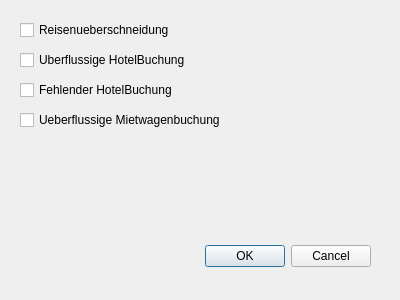
<?xml version="1.0" encoding="UTF-8"?>
<ui version="4.0">
 <class>ConsistencyCheck</class>
 <widget class="QDialog" name="ConsistencyCheck">
  <property name="geometry">
   <rect>
    <x>0</x>
    <y>0</y>
    <width>400</width>
    <height>300</height>
   </rect>
  </property>
  <property name="windowTitle">
   <string>Dialog</string>
  </property>
  <widget class="QDialogButtonBox" name="buttonBox">
   <property name="geometry">
    <rect>
     <x>30</x>
     <y>240</y>
     <width>341</width>
     <height>32</height>
    </rect>
   </property>
   <property name="orientation">
    <enum>Qt::Horizontal</enum>
   </property>
   <property name="standardButtons">
    <set>QDialogButtonBox::Cancel|QDialogButtonBox::Ok</set>
   </property>
  </widget>
  <widget class="QCheckBox" name="reisenuberschneidungCheckBox">
   <property name="geometry">
    <rect>
     <x>20</x>
     <y>20</y>
     <width>171</width>
     <height>20</height>
    </rect>
   </property>
   <property name="text">
    <string>Reisenueberschneidung</string>
   </property>
  </widget>
  <widget class="QCheckBox" name="ueberflussigeHotelCheckBox">
   <property name="geometry">
    <rect>
     <x>20</x>
     <y>50</y>
     <width>191</width>
     <height>20</height>
    </rect>
   </property>
   <property name="text">
    <string>Uberflussige HotelBuchung</string>
   </property>
  </widget>
  <widget class="QCheckBox" name="fehlenderHotelCheckBox">
   <property name="geometry">
    <rect>
     <x>20</x>
     <y>80</y>
     <width>191</width>
     <height>20</height>
    </rect>
   </property>
   <property name="text">
    <string>Fehlender HotelBuchung</string>
   </property>
  </widget>
  <widget class="QCheckBox" name="UeberflussigeMietwagenBuchungCheckBox">
   <property name="geometry">
    <rect>
     <x>20</x>
     <y>110</y>
     <width>231</width>
     <height>20</height>
    </rect>
   </property>
   <property name="text">
    <string>Ueberflussige Mietwagenbuchung</string>
   </property>
  </widget>
 </widget>
 <resources/>
 <connections>
  <connection>
   <sender>buttonBox</sender>
   <signal>accepted()</signal>
   <receiver>ConsistencyCheck</receiver>
   <slot>accept()</slot>
   <hints>
    <hint type="sourcelabel">
     <x>248</x>
     <y>254</y>
    </hint>
    <hint type="destinationlabel">
     <x>157</x>
     <y>274</y>
    </hint>
   </hints>
  </connection>
  <connection>
   <sender>buttonBox</sender>
   <signal>rejected()</signal>
   <receiver>ConsistencyCheck</receiver>
   <slot>reject()</slot>
   <hints>
    <hint type="sourcelabel">
     <x>316</x>
     <y>260</y>
    </hint>
    <hint type="destinationlabel">
     <x>286</x>
     <y>274</y>
    </hint>
   </hints>
  </connection>
 </connections>
</ui>
